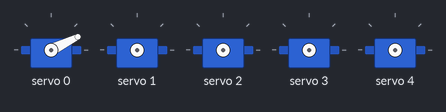
Simulated run of this sketch. Board: Arduino Uno, built with avr-gcc and run on an emulated ATmega328P. Shown: 5 × servo.

Above: at 0.05 s.
At 0.55 s:
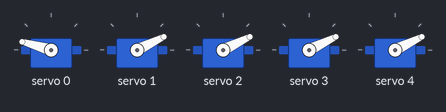
At 0.7 s:
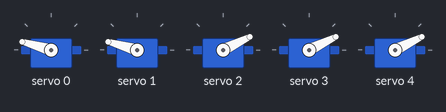
At 0.8 s:
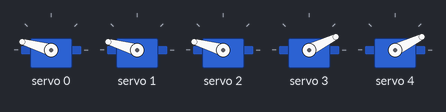
At 0.9 s:
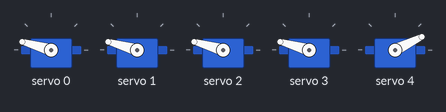
At 1.8 s:
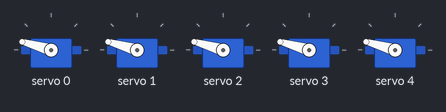
Timing chart, 0 to 4.2 s (numbered marks = the images above):
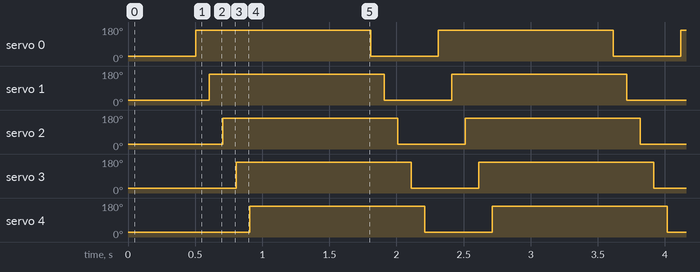

The sketch:

finger_wave_normal.ino
```cpp
#include <Wire.h>
#include <Adafruit_PWMServoDriver.h>
// Makes a finger wave to test the servos
Adafruit_PWMServoDriver pwm1 = Adafruit_PWMServoDriver(0x40);

#define SERVOMIN 200
#define SERVOMAX 550

void setup() {
  Serial.begin(9600);
  pwm1.begin();
  pwm1.setPWMFreq(60);
}


void loop() {
  //closing loop
  for (int finger_num = 0; finger_num < 5; finger_num++){ // assuming the left-most finger is 0, then fingers in order
      pwm1.setPWM(finger_num, 0, SERVOMIN);
      delay(100);
  }

  // opening loop
  for (int finger_num = 0; finger_num < 5; finger_num++){ // assuming the left-most finger is 0, then fingers in order
      pwm1.setPWM(finger_num, 0, SERVOMAX);
      delay(100);
  }

  delay(800);
}
```

Measured:
- by itself, servo 0–4: alternates 164° for 1.3 s and 26° for 0.50 s
